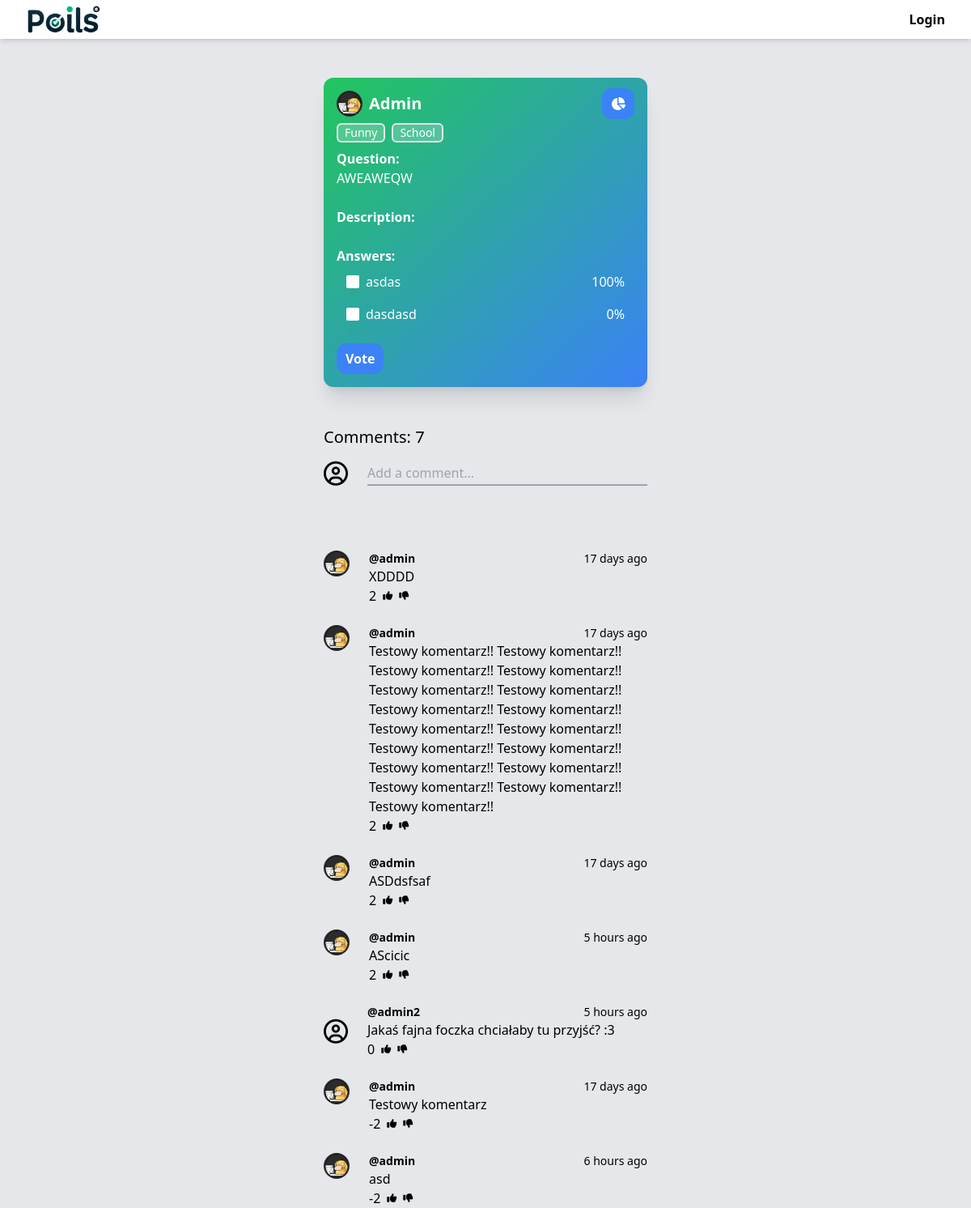
Screenshot of /poll/3/ with the database file from the repository.
### base/models.py (models this page shows, shortened)
class Poll(models.Model):
    question = models.TextField()
    description = models.TextField(null=True, blank=True)
    made_by = models.ForeignKey(User, on_delete=models.SET_NULL, null=True)
    created = models.DateTimeField(auto_now_add=True)
    updated = models.DateTimeField(auto_now=True)
    styles = models.ManyToManyField(Style)
    tags = models.ManyToManyField(Tag)
    class Meta:
        ordering = ['-updated', '-created']
    @property
    def options(self):
        return (self.option_set.all())
    @property
    def comments(self):
        return (self.comment_set.all())
    @property
    def user(self):
        return self.made_by

class Tag(models.Model):
    name = models.TextField()
    created = models.DateTimeField(auto_now_add=True)
    updated = models.DateTimeField(auto_now=True)

class Option(models.Model):
    poll = models.ForeignKey(Poll, on_delete=models.CASCADE)
    label = models.TextField()
    created = models.DateTimeField(auto_now_add=True)
    updated = models.DateTimeField(auto_now=True)

### members/models.py (models this page shows)
class Profile(models.Model):
    user = models.OneToOneField(User, on_delete=models.CASCADE)
    image = models.ImageField(upload_to="profiles/", null=True, blank=True)
    bio = models.TextField(max_length=300, null=True, blank=True)

### comments/models.py (models this page shows)
class Comment(models.Model):
    user = models.ForeignKey(User, on_delete=models.CASCADE)
    poll = models.ForeignKey(Poll, on_delete=models.CASCADE)
    text = models.TextField()
    created = models.DateTimeField(auto_now_add=True)
    updated = models.DateTimeField(auto_now=True)
    deleted = models.DateTimeField(null=True, blank=True)
    @property
    def votes(self):
        return self.commentvote_set.all()
    @property
    def sum_of_votes(self):
        return sum(1 if vote.vote else -1 for vote in self.votes)

class CommentVote(models.Model):
    user = models.ForeignKey(User, on_delete=models.CASCADE)
    comment = models.ForeignKey(Comment, on_delete=models.CASCADE)
    vote = models.BooleanField()
    created = models.DateTimeField(auto_now_add=True)
    updated = models.DateTimeField(auto_now=True)

### base/views.py (the view)
# urls.py: path('poll/<int:pk>/', views.poll, name="poll"),
def poll(request, pk):
    def compute_percent(votes, options):
        tmp = {}
        for vote in votes:
            option = vote.option
            if option.label not in tmp:
                tmp[option.label] = 1
            else:
                tmp[option.label] += 1
        for option in options:
            if option.label in tmp:
                option.percent = tmp[option.label] / len(votes) * 100
            else:
                option.percent = 0
        return options, tmp
    poll = Poll.objects.get(id=pk)
    options = poll.options
    votes = Vote.objects.filter(poll_id=pk)
    comments = poll.comments.annotate(
        votes_sum=Count('commentvote', filter=Q(commentvote__vote=True)) -
                  Count('commentvote', filter=Q(commentvote__vote=False))
    ).order_by('-votes_sum')
    for comment in comments:
        timediff = datetime.now(timezone.utc) - comment.created
        if timediff.days >= 1:
            comment.time_ago = f'{timediff.days} days ago'
        elif timediff.seconds // 3600 > 1:
            comment.time_ago = f'{timediff.seconds // 3600} hours ago'
        else:
            comment.time_ago = f'{timediff.seconds // 60} minutes ago'
        if request.user.is_authenticated:
            if any(vote.user == request.user and vote.vote == 1 for vote in comment.votes):
                comment.has_voted_positive = True
            elif any(vote.user == request.user and vote.vote == 0 for vote in comment.votes):
                comment.has_voted_negative = True
    options, js_dict = compute_percent(votes, options)
    user_vote = votes.filter(user_id=request.user.id)
    context = {
        'poll': poll,
        'options': options,
        'already_voted': user_vote.exists(),
        'vote_id': user_vote.get().option_id if user_vote else None,
        'js_keys': json.dumps(list(js_dict.keys())),
        'js_values': json.dumps(list(js_dict.values())),
        'comments': comments
    }
    return render(request, 'base/poll.html', context)

### base/templates/base/poll.html (shortened to what this page needs)
{% extends 'main.html' %}
{% block content %}
    <div class="
    mt-12 text-white pb-4 pt-4 px-4 w-1/3 m-auto min-h-24
    rounded-xl shadow-xl
    {{ poll.styles.first.tailwind_classes }}">
        <div class="mb-2 flex h-8 gap-x-2 place-items-center justify-between">
            <div class="flex gap-x-2 place-items-center">
                {% if poll.user.profile.image %}
                    <img class="rounded-full w-8 h-8" src="{{ poll.user.profile.image.url }}" />
                {% else %}
                    <i class="text-2xl self-center fa-regular fa-circle-user"></i>
                {% endif %}
                <p class="font-bold text-xl">{{ poll.user|capfirst }}</p>
            </div>
            <button id="openModal" class="px-2 py-1 border-[3px] border-blue-500 hover:bg-white hover:text-blue-500 text-white bg-blue-500 rounded-xl ease-in duration-100 font-bold" title="Show charts">
                <i class="fa-solid fa-chart-pie"></i>
            </button>
        </div>
        <div class="flex gap-x-2 mb-2">
            {% for tag in poll.tags.all %}
                <div class="border-2 text-sm px-2 rounded-md bg-white/20">
                    {{ tag.name }}
                </div>
            {% endfor %}
        </div>
        <p class="font-bold">Question:</p>
        <p>{{ poll.question }}</p>
        <p class="mt-6 font-bold">Description:</p>
        <p class="mt-6 font-bold">Answers:</p>
        <form method="POST" action="{% url 'vote' poll.id %}">
            {% for option in options %}
                <div role="button" class="flex items-center rounded-lg p-0 transition-all bg-blue-100 bg-opacity-0 hover:bg-opacity-40 focus:bg-slate-100 active:bg-slate-100">
                    <label for="{{ forloop.counter }}" class="w-full flex cursor-pointer items-center px-3 py-2">
                        <div class="w-full inline-flex items-center">
                            <label class="relative flex items-center cursor-pointer" for="{{ forloop.counter }}">
                                <input   name="vote" type="radio" value="{{ option.id }}" id="{{ forloop.counter }}" class="peer h-4 w-4 cursor-pointer appearance-none rounded-sm bg-white shadow-xl checked:border-slate-400 transition-all"/>
                            </label>
                            <label class="flex justify-between w-full ml-2 cursor-pointer" for="{{ forloop.counter }}">
                                <p>{{ option.label }}</p>
                                <p>{{ option.percent|floatformat }}%</p>
                            </label>
                        </div>
                    </label>
                </div>
            {% endfor %}
            {% if already_voted %}
                </form>
                <p class="text-center mt-6 font-bold">You have already voted</p>
                <div class="w-full mt-4 flex items-center justify-center">
                    <form method="POST" action="{% url 'delete-vote' poll.id %}">
                        {% csrf_token %}
                        <button class="m-auto text-sm px-2 py-1 border-[3px] border-blue-500 hover:bg-white hover:text-blue-500 text-white bg-blue-500 rounded-xl ease-in duration-100 font-bold">
                            Delete my vote
                        </button>
                    </form>
                </div>
            {% else %}
                <button type="submit" class="mt-4 m-auto px-2 py-1 border-[3px] border-blue-500 hover:bg-white hover:text-blue-500 text-white bg-blue-500 rounded-xl ease-in duration-100 font-bold">Vote</button>
                </form>
            {% endif %}
    </div>
    <div class="w-1/3 h-8 m-auto mt-12 grid grid-cols-1">
        <div>
            <form method="POST" action="{% url 'create-comment' poll.id %}">
                <p class="mb-4 text-xl">Comments: {{ comments|length }}</p>
                <div class="flex gap-x-6">
                    {% if request.user.profile.image %}
                        <img class="rounded-full w-8 h-8" src="{{ poll.user.profile.image.url }}" />
                    {% else %}
                        <i class="text-3xl self-center fa-regular fa-circle-user"></i>
                    {% endif %}
                    <div class="w-full">
                        <input id="comment-input" class="h-full bg-transparent border-b-2 border-gray-400 w-full placeholder:text-gray-400
                        focus:ring-0 focus:border-b-black focus:placeholder:opacity-0 focus:shadow-0 focus-visible:ring-0 focus-visible:outline-0
                        " type="text" placeholder="Add a comment..." name="comment"
                        onkeyup="if(this.value.length){document.getElementById('comment-buttons').classList.remove('hidden')}else{document.getElementById('comment-buttons').classList.add('hidden')}"
                        />
                    </div>
                </div>
                <div class="w-full flex justify-end mt-2 h-6">
                </div>
            </form>
        </div>
        <div class="mt-6" id="comment-container">
            {% for comment in comments %}
                 <div class="flex gap-x-6 mt-6">
                    {% if comment.user.profile.image %}
                        <img class="rounded-full w-8 h-8" src="{{ comment.user.profile.image.url }}" />
                    {% else %}
                        <i class="text-3xl self-center fa-regular fa-circle-user"></i>
                    {% endif %}
                    <div class="w-full grid grid-cols-1">
                        <div class="flex justify-between text-sm">
                            <p class="font-bold">@{{ comment.user.username }}</p>
                            <p>{{ comment.time_ago }}</p>
                        </div>
                        <p>{{ comment.text }}</p>
                        <div class="flex items-center gap-x-2">
                            <p>{{ comment.sum_of_votes }}</p>
                            <i hx-get='{% url 'vote-comment' comment.id 1 %}' hx-target="#comment-container" class="text-xs fa-solid fa-thumbs-up cursor-pointer hover:text-blue-500 {% if comment.has_voted_positive %} text-blue-500 {% endif %}"></i>
                            <i hx-get='{% url 'vote-comment' comment.id 0 %}' hx-target="#comment-container" class="text-xs fa-solid fa-thumbs-down cursor-pointer hover:text-blue-500 {% if comment.has_voted_negative %} text-blue-500 {% endif %}"></i>
                        </div>
                    </div>
                </div>
            {% endfor %}
        </div>
    </div>
{% endblock %}

### rows the page displays
Poll: user.profile.image (picture), user "Admin", question "AWEAWEQW"
Tag: name "Funny"
Tag: name "School"
Option: vote "☐ asdas 100%", label "asdas", percent "100"
Option: vote "☐ dasdasd 0%", label "dasdasd", percent "0"
Comment: user.profile.image (picture), user.username "admin", time_ago "17 days ago", text "XDDDD", sum_of_votes "2"
Comment: user.profile.image (picture), user.username "admin", time_ago "17 days ago", text "Testowy komentarz!! Testowy komentarz!! Testowy komentarz!! Testowy komentarz!! Testowy komentarz!! Testowy komentarz!! Testowy komentarz!! Testowy komentarz!! Testowy komentarz!! Testowy komentarz!! Testowy komentarz!! Testowy komentarz!! Testowy komentarz!! Testowy komentarz!! Testowy komentarz!! Testowy komentarz!! Testowy komentarz!!", sum_of_votes "2"
Comment: user.profile.image (picture), user.username "admin", time_ago "17 days ago", text "ASDdsfsaf", sum_of_votes "2"
Comment: user.profile.image (picture), user.username "admin", time_ago "5 hours ago", text "AScicic", sum_of_votes "2"
Comment: user.username "admin2", time_ago "5 hours ago", text "Jakaś fajna foczka chciałaby tu przyjść? :3", sum_of_votes "0"
Comment: user.profile.image (picture), user.username "admin", time_ago "17 days ago", text "Testowy komentarz", sum_of_votes "-2"
Comment: user.profile.image (picture), user.username "admin", time_ago "6 hours ago", text "asd", sum_of_votes "-2"

### other values shown
{{ comments|length }} "7"
